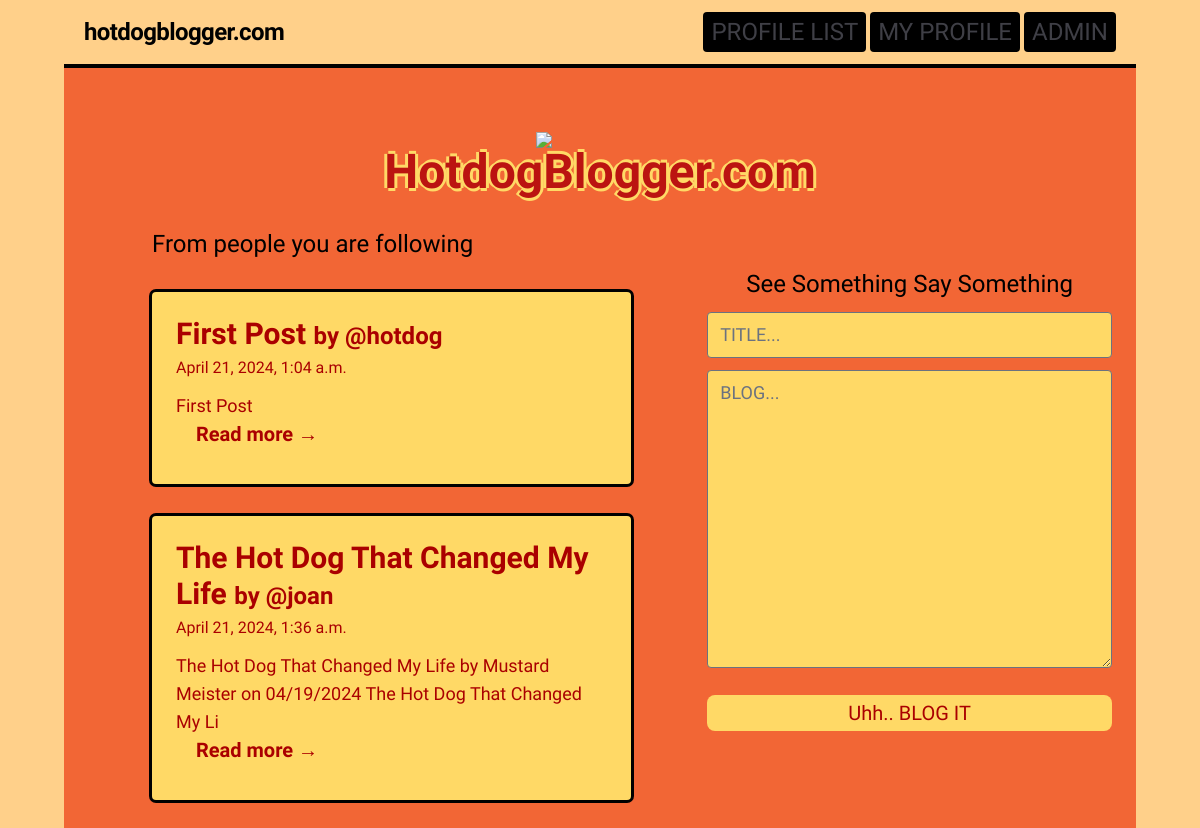
Page / (signed in) on the earlier database version.
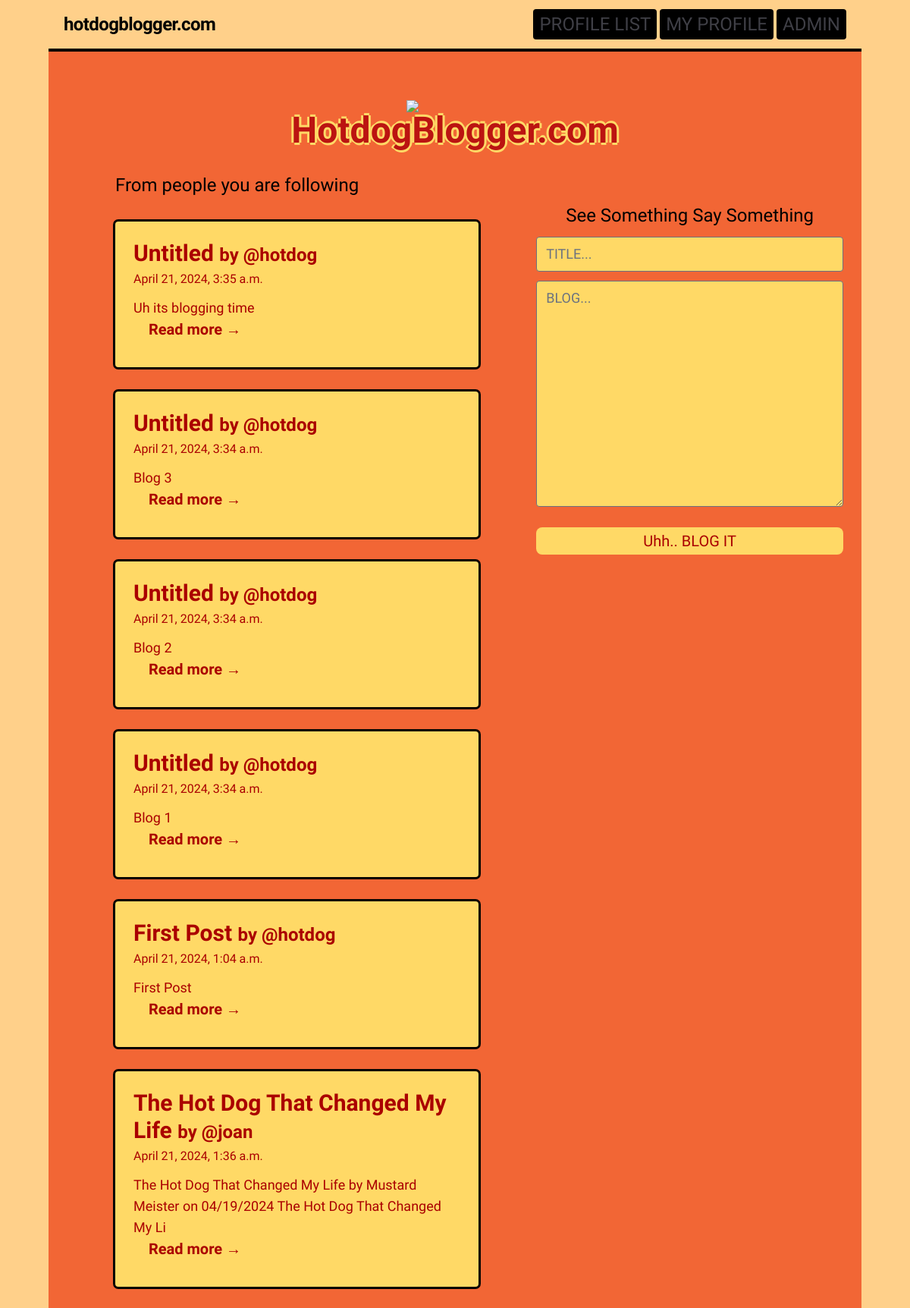
Same page on the later database version.
### hotdogger/models.py (models this page shows, shortened)
class BlogPost(models.Model):
    user = models.ForeignKey(User, on_delete=models.DO_NOTHING, related_name="blogs")
    title = models.CharField(max_length=50)
    content = models.TextField()
    created_at = models.DateTimeField(auto_now_add=True)
    @property
    def description(self):
        return self.content[:100]

### hotdogger/views.py (the view, shortened to what this page needs)
# urls.py: path("", dashboard, name="dashboard"),
def dashboard(request):
    form = BlogForm()
    return render(request, "hotdogger/dashboard.html", {"form": form})

### hotdogger/forms.py
class BlogForm(forms.ModelForm):
    title = forms.CharField(required=True,         widget=forms.widgets.TextInput(
            attrs={
                "placeholder": "TITLE...",
                "class": "rounded btn text-lg bg-yellow text-red w-full mb-3 jersey",
            }
        ),
        label="",)
    content = forms.CharField(required=True,         widget=forms.widgets.Textarea(
            attrs={
                "placeholder": "BLOG...",
                "class": "w-full rounded btn text-lg bg-yellow text-red jersey",
            }
        ),
        label="",)
    class Meta:
        model = BlogPost
        exclude = ("user",  )

### theme/templates/hotdogger/dashboard.html (shortened to what this page needs)
{% extends 'base.html' %} {% block content %}
<div class="grid grid-cols-[1.5fr_1fr] gap-3">
  <div class="justify-self-center place-self-center col-span-1 w-full">
    <p class="jersey text-2xl mx-16 w-full">From people you are following</p>
    <ul class="mx-16">
      {% for followed in user.profile.follows.all %}
      <li>{% include 'components/blog_list.html' with profile=followed %}</li>
      {% endfor %}
    </ul>
  </div>
  <div class="col-start-2 justify-self-center flex flex-col gap-3">
    <div class="flex flex-col items-center gap-3 w-full mt-10">
      <p class="jersey text-2xl">See Something Say Something</p>
      <form method="post" class="flex flex-col justify-items-center">
        {% csrf_token %}{{ form.as_p }}
        <button
          class="btn mt-5 w-full jersey px-3 py-1 hover:text-black transition-all"
          type="submit"
        >
          <a class="text-center w-full text-xl"> Uhh.. BLOG IT </a>
        </button>
      </form>
    </div>
    {% endblock content %}

### theme/templates/base.html (shortened to what this page needs)
{% load static tailwind_tags %}
<!DOCTYPE html>
<html lang="en">
  <head>
    {% tailwind_css %}
  </head>
  <body class="min-h-screen">
    <div class="px-16 bg-brown-1">
      {% include "components/navigation.html" %}
      <div
        class="flex flex-col items-center py-16 h-full min-h-screen w-full bg-brown-2"
      >
        <img
          class="w-32"
          src="https://media.tenor.com/tbLD5H8CIO8AAAAi/hot-dog-hot-dogs.gif"
        />
        <header class="mb-8">
          <h1
            class="text-5xl jersey [text-shadow:_-3px_0px_0px_rgb(255_217_102_/_100%),_3px_0px_0px_rgb(255_217_102_/_100%),_1px_-3px_0px_rgb(255_217_102_/_100%),_1px_3px_0px_rgb(255_217_102_/_100%)] text-red-2 font-bold"
          >
            HotdogBlogger.com
          </h1>
        </header>
        <main class="container h-full">
          {% block content %} {% endblock content %}
        </main>
      </div>
    </div>
  </body>
</html>

### theme/templates/components/navigation.html
<nav
  class="flex sticky top-0 items-center text-black justify-between flex-wrap px-5 py-3 bg-brown-1 jersey border-b-4 gap-5 border-black"
>
  <a href="/" class="font-semibold text-2xl tracking-tight"
    >hotdogblogger.com</a
  >
  <ul class="flex items-center gap-3 flex-wrap">
    <li class="inline">
      <a
        href="/profile_list"
        class="uppercase text-2xl py-1 px-2 rounded inline-block bg-black text-white text-zinc-700 dark:text-zinc-200 hover:bg-zinc-100 dark:hover:bg-zinc-700"
      >
        Profile List
      </a>
      <a
        href="{% url 'hotdogger:profile' request.user.profile.id%}"
        class="uppercase text-2xl py-1 px-2 rounded inline-block bg-black text-white text-zinc-700 dark:text-zinc-200 hover:bg-zinc-100 dark:hover:bg-zinc-700"
      >
        My Profile
      </a>
      <a
        href="/admin"
        class="uppercase text-2xl py-1 px-2 rounded inline-block bg-black text-white text-zinc-700 dark:text-zinc-200 hover:bg-zinc-100 dark:hover:bg-zinc-700"
      >
        Admin
      </a>
    </li>
  </ul>
</nav>

### theme/templates/components/blog_list.html (shortened to what this page needs)
<div class="mt-2 jersey w-full">
  {% for blog in profile.user.blogs.all reversed %}
    {% if blog.id %}
    <article
      class="my-8 stroke-black rounded p-6 bg-yellow hover:shadow-[0px_0px_0px_5px_rgba(0,0,0,1)] shadow-[0px_0px_0px_3px_rgba(0,0,0,1)] text-red"
    >
      <h2 class="font-bold mb-1 hover: cursor-pointer">
        <a class="text-3xl hover:text-black" href="{% url 'hotdogger:blog_post' blog.id %}">
          {% if blog.title %} {{ blog.title }} {% else %} Untitled {% endif %}
        </a>
        <a
          class="text-2xl "
          href="{% url 'hotdogger:profile' blog.user.profile.id %}"
        >
          by
          <span class="hover:text-black transition-all hover:transition-all"
            >@{{ blog.user }}</span
          >
        </a>
      </h2>
      <p class="text-base leading-6 mb-3">
        <time> {{ blog.created_at }}</time>
      </p>
      {% if blog.content %}
      <p class="text-lg mb-3">
        {{ blog.description }}
        <a
          href="{% url 'hotdogger:blog_post' blog.id%}"
          class="font-bold block mx-5 text-xl hover:text-black transition-all hover:transition-all cursor-pointer"
        >
          Read more →
        </a>
      </p>
      {% endif %}
    </article>
  {% endif %} {% endfor %}
</div>

Differences in the rows shown:
added BlogPost: title "Untitled", user "hotdog", created_at "April 21, 2024, 3:35 a.m.", description "Uh its blogging time", shown under Profile (number 1 of 2 on the later page)
added BlogPost: title "Untitled", user "hotdog", created_at "April 21, 2024, 3:34 a.m.", description "Blog 3", shown under Profile (number 1 of 2 on the later page)
added BlogPost: title "Untitled", user "hotdog", created_at "April 21, 2024, 3:34 a.m.", description "Blog 2", shown under Profile (number 1 of 2 on the later page)
added BlogPost: title "Untitled", user "hotdog", created_at "April 21, 2024, 3:34 a.m.", description "Blog 1", shown under Profile (number 1 of 2 on the later page)
